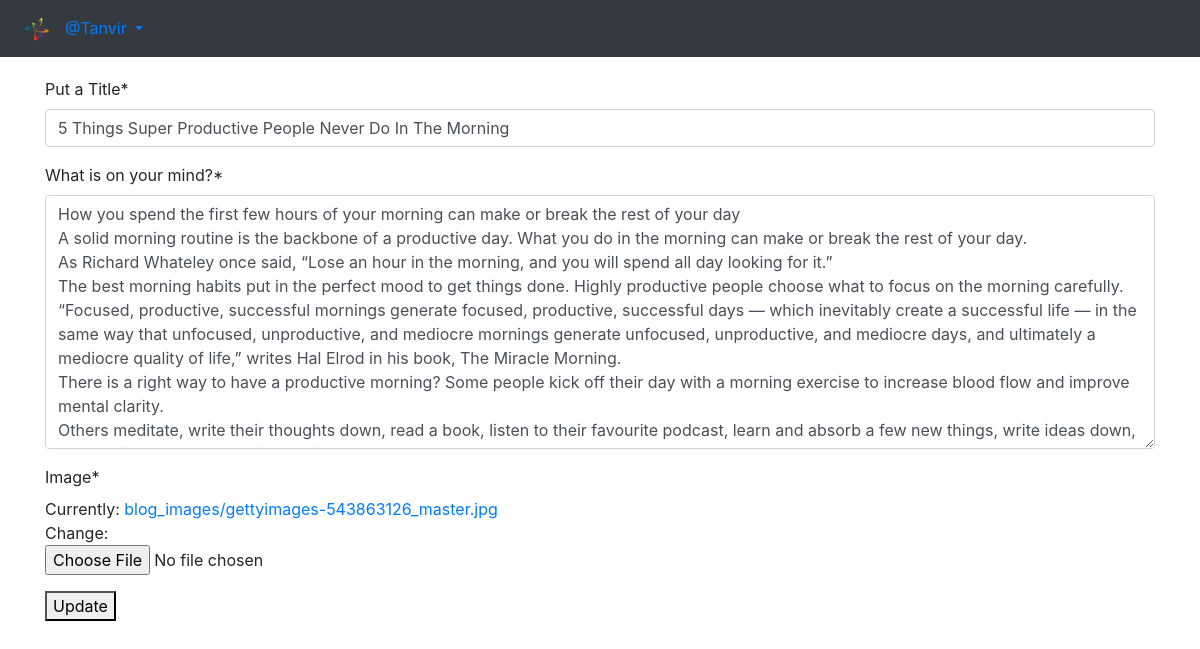
The app's page /blog/edit/9/ (signed in), older data.
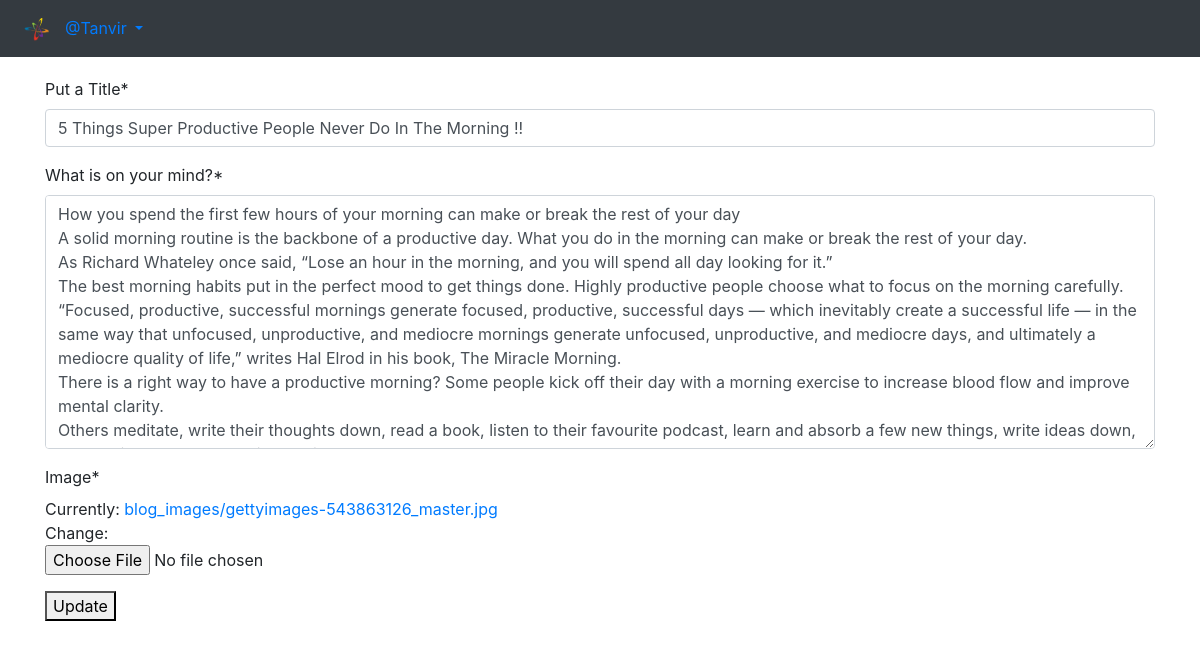
The same page, newer data.
### App_Blog/models.py (models this page shows, shortened)
class Blog(models.Model):
    author = models.ForeignKey(User, on_delete=models.CASCADE, related_name='post_author')
    blog_title = models.CharField(max_length=264, verbose_name="Put a Title")
    slug = models.SlugField(max_length=264, unique=True)
    blog_content = models.TextField(verbose_name="What is on your mind?")
    blog_image = models.ImageField(upload_to='blog_images', verbose_name="Image")
    publish_date = models.DateTimeField(auto_now_add=True)
    update_date = models.DateTimeField(auto_now=True)
    class Meta:
        ordering = ['-publish_date', ]

### App_Blog/views.py (the view, shortened to what this page needs)
# urls.py: path('edit/<pk>/', views.UpdateBlog.as_view(), name='edit_blog'),
class UpdateBlog(LoginRequiredMixin, UpdateView):
    model = Blog
    fields = ('blog_title', 'blog_content', 'blog_image')
    template_name = 'App_Blog/edit_blog.html'

### templates/App_Blog/edit_blog.html (shortened to what this page needs)
{% extends 'base.html' %}
{% load crispy_forms_tags %}
{% block body_block %}
{% if blog.author == user %}
<form method="POST">
  {{form|crispy}}
  <button type="submit" name="button">Update</button>
  {% else %}
  <p>You are not allowed to view this page. 404</p>
</form>
{% endif %}
{% endblock %}

Row changes from the older to the newer data that the page shows:
changed Blog: blog_title "5 Things Super Productive People Never Do In The Morning" → "5 Things Super Productive People Never Do In The Morning !!"
